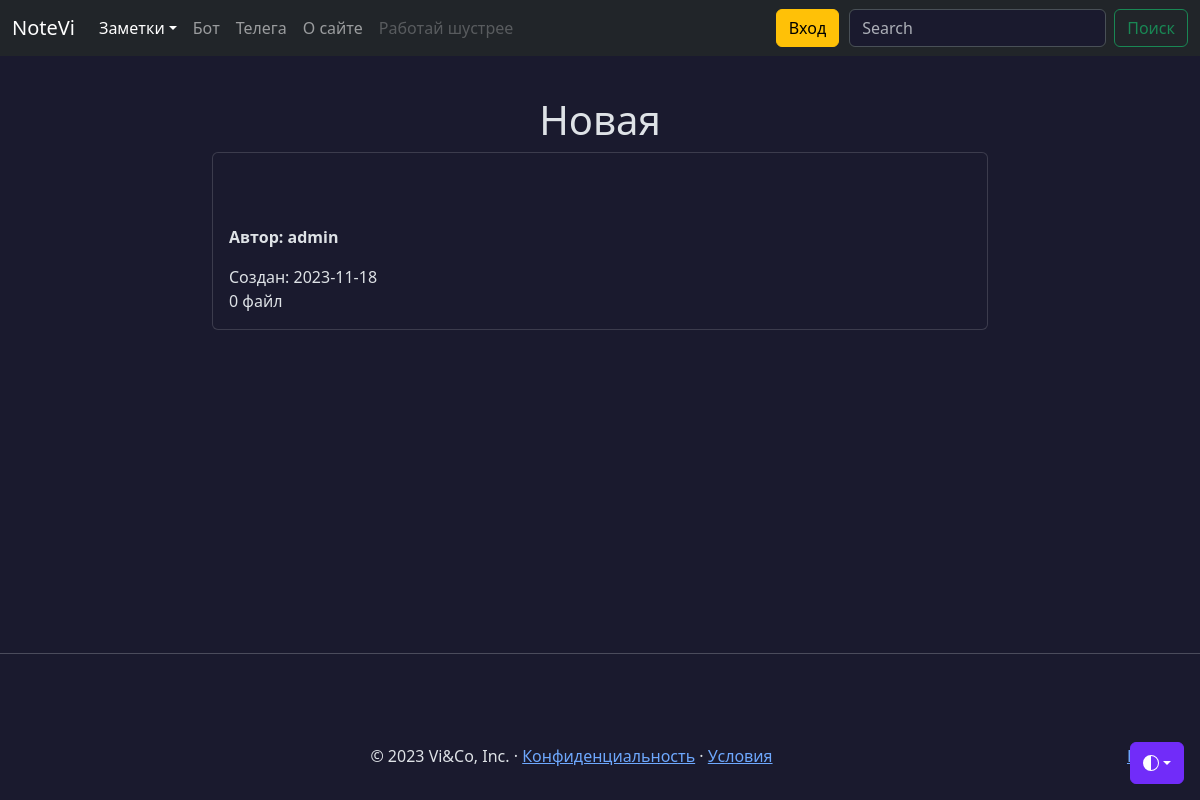
The app's page /notes/5 with its own data.
### models.py (models this page shows, shortened)
class Note(db.Model):
    id = db.Column(db.Integer, primary_key=True)
    title = db.Column(db.String(100), nullable=False, default=' ')
    intro = db.Column(db.String(200), nullable=False, default=' ')
    text = db.Column(db.Text, nullable=False, default=' ')
    user_id = db.Column(db.Integer,
                        db.ForeignKey('user.id'),
                        nullable=False,
                        default=1)
    data = db.Column(db.Date, nullable=False, default=datetime.utcnow)
    favorites = db.relationship('User',
                                secondary='favorites',
                                backref=db.backref('favorite_notes',
                                                   lazy=True),
                                lazy='subquery')
    public = db.Column(db.String(8), default=None)
    @classmethod
    def get_by_id(cls, id_) -> 'Note':
        return cls.query.session.get(cls, id_)

class User(db.Model, UserMixin):
    id = db.Column(db.Integer, primary_key=True)
    username = db.Column(
        db.String(64), index=True, unique=True, nullable=False
    )
    email = db.Column(db.String(120), index=True, unique=True, nullable=False)
    password_hash = db.Column(db.String(255), nullable=False)
    notes = db.relationship('Note', backref='author', lazy='dynamic')
    created_on = db.Column(db.DateTime(), default=datetime.utcnow)
    updated_on = db.Column(
        db.DateTime(), default=datetime.utcnow, onupdate=datetime.utcnow
    )
    is_active = db.Column(db.Boolean(), default=True)

### views/notes.py (the view)
@app.route('/notes/<int:id>')
def note(id):
    note = Note.get_by_id(id)
    if not note:
        return redirect(url_for('notes'))
    files = File.query.filter(File.notes.contains(note)).all()
    if not note:
        return 'Заметка не найдена'
    return render_template('note.html', note=note, files=files)

### templates/note.html (shortened to what this page needs)
{% extends 'base.html' %}
{% block content %}
<div class="container mt-5 col-lg-8">
  <h1 style="text-align: center; word-wrap: break-word;">{{ note.title }}</h1>
  <div class="card">
    <div class="card-body container">
    </div>
    <div class="card-body">
      <p><b>Автор: {{ note.author.username }}</b></p>
      <note class="date">Cоздан: {{ note.data }}</note>
      <p class="card-text"> {{ files|length }} {{ 'файл(а)' if files|length > 1 else 'файл' }}</p>
    </div>
  </div>
</div>
{% endblock %}

### static/css/base.css (style rules this page uses)
body { padding-top: 3rem; color: rgb(var(--bs-tertiary-color-rgb)); display: flex; flex-direction: column; height: 100%; }
p { white-space: pre-line; }

### records on screen
Note: title "Новая", data "2023-11-18"
User: author.username "admin"

### other values on screen
{{ files|length }} "0"
{{ 'файл(а)' if files|length > 1 else 'файл' }} "файл"
